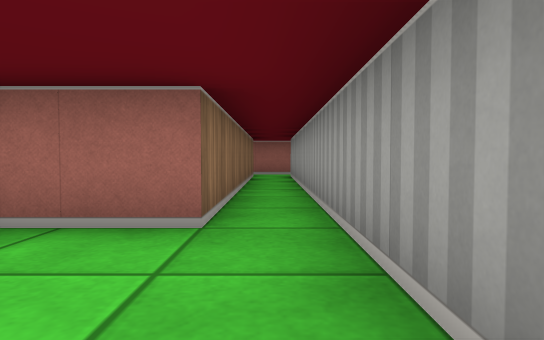
[1] (above)

16 first-person views from a walk through a cub3D maze. The camera is about half as high as the walls, tilts 2° down and sees 75° across. The floor is counted in squares. Each view is taken from the middle of a square. On the plan, view 1 faces up. The plan holds only what a view shows up to about 9 squares ahead; the rest is blank.

[2]
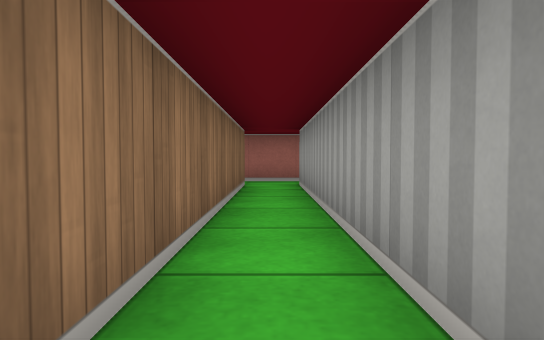

[3]
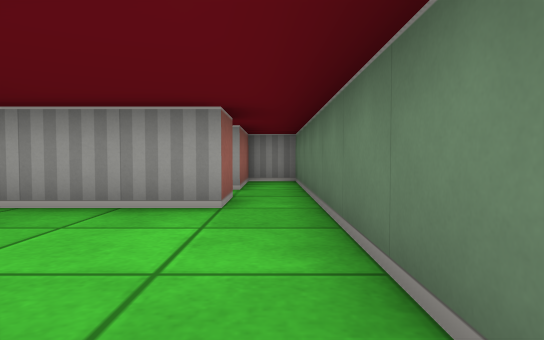

[4]
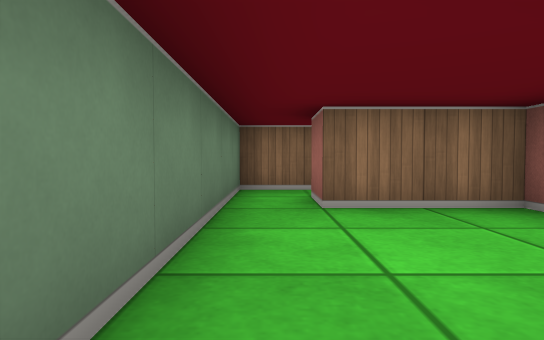

[5]
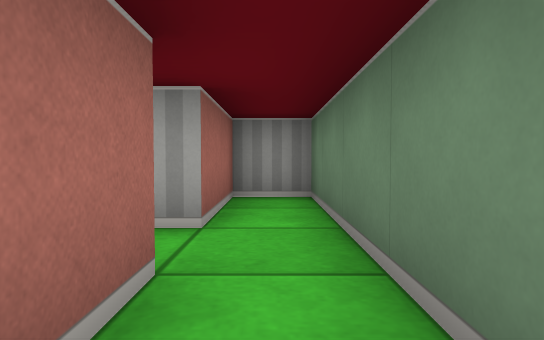

[6]
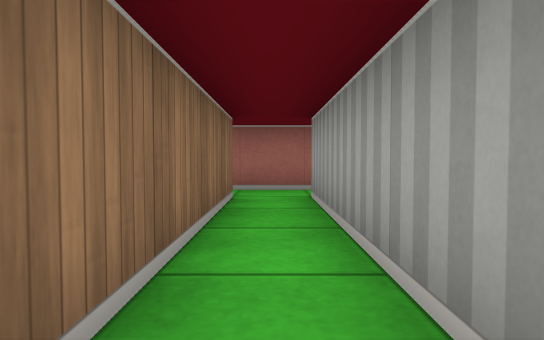

[7]
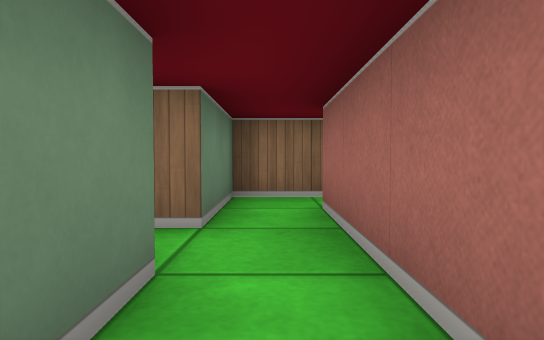

[8]
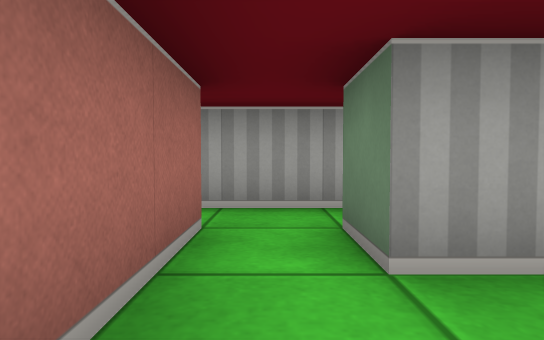

[9]
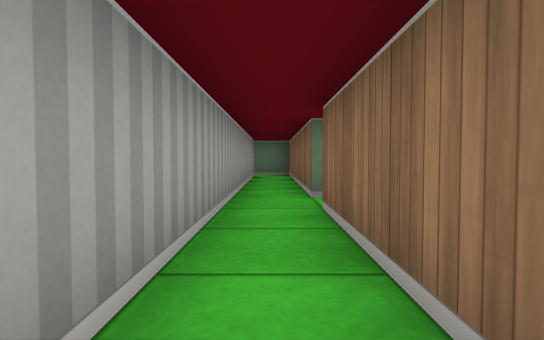

[10]
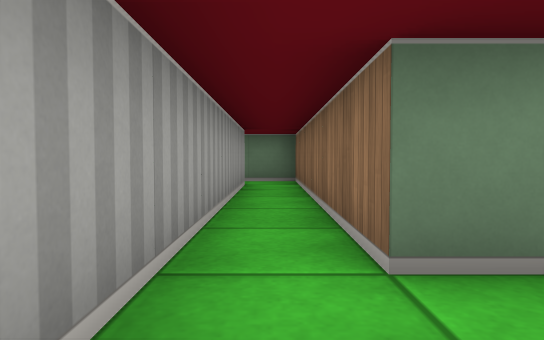

[11]
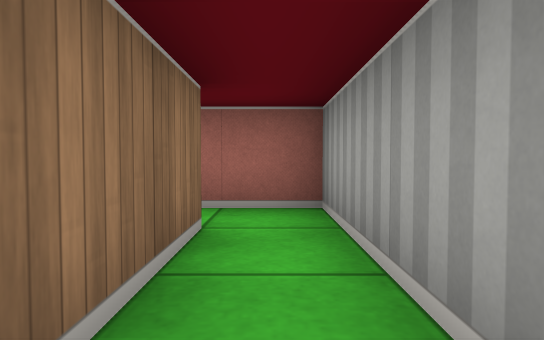

[12]
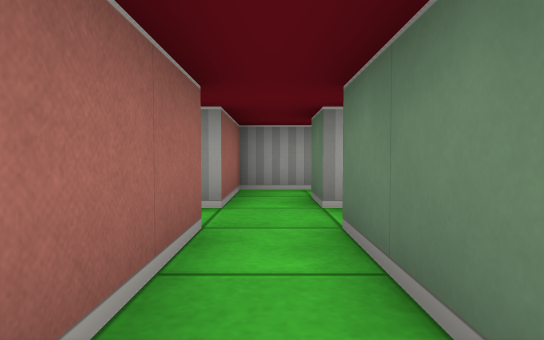

[13]
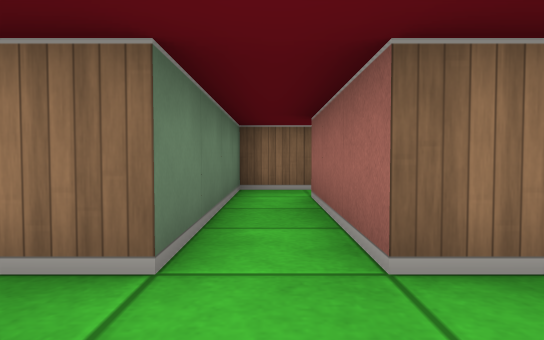

[14]
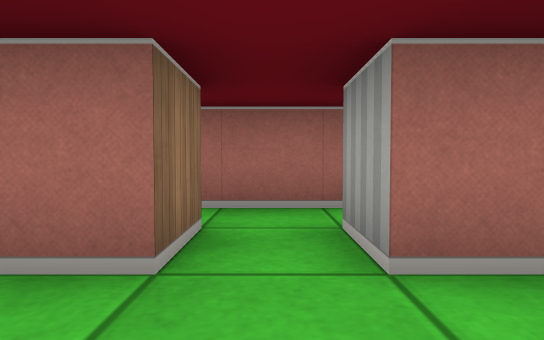

[15]
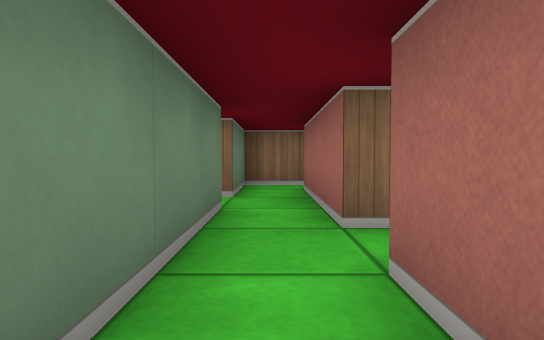

[16]
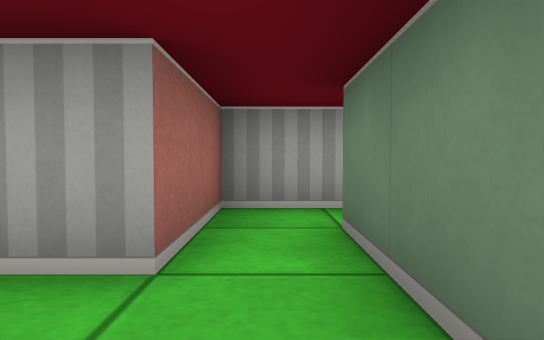

### Floor plan
Points are (right, up) in squares from view 1. A wall is a line through its corners. A room is listed if a view was taken in it or the views show most of it. See-through windows are left out.
Room 1 (views 1, 2, 3, 5, 6, 8)
walls: (0.5, 0.5) (0.5, 9.5); (-3.5, -0.5) (0.5, -0.5); (-1.5, 9.5) (-0.5, 9.5) (-0.5, 2.5) (-2.5, 2.5) (-2.5, 0.5) (-3.5, 0.5); (0.5, 10.5) (-1.5, 10.5)
ways out: opening at (1, 0) to room 2; opening at (1, 10) to room 3; opening at (-1, 10) to room 9; opening at (-3, 0)
Room 2 (view 4)
walls: (1.5, 0.5) (0.5, 0.5); (0.5, -0.5) (4.5, -0.5) (4.5, 0.5) (2.5, 0.5)
ways out: opening at (1, 0) to room 1; opening at (2, 1)
Room 3 (views 7, 9, 10, 11, 13)
walls: (0.5, 9.5) (1.5, 9.5) (1.5, 3.5) (2.6, 3.5); (2.5, 4.5) (2.5, 14.5) (0.5, 14.5); (0.5, 13.5) (1.5, 13.5) (1.5, 10.5) (0.5, 10.5)
ways out: opening at (1, 10) to room 1; opening at (1, 14) to room 4
Room 4 (view 12)
walls: (-0.5, 14.5) (-3.5, 14.5); (-4.5, 14.6) (-4.5, 13.5) (-0.5, 13.5)
ways out: opening at (1, 14) to room 3; opening at (0, 13) to room 5; opening at (0, 15) to room 8; opening at (-4, 14)
Room 5 (view 14)
walls: (-0.5, 13.5) (-0.5, 12.8)
ways out: opening at (0, 13) to room 4
Room 6 (view 15)
walls: (4.5, 15.2) (4.5, 16.5) (2.5, 16.5); (2.5, 15.5) (3.5, 15.5)
ways out: opening at (3, 16) to room 7; opening at (4, 15)
Room 7 (view 16)
walls: (0.5, 15.5) (2.5, 15.5); (1.5, 16.5) (0.5, 16.5)
ways out: opening at (3, 16) to room 6; opening at (1, 16) to room 8; opening at (2, 17)
Room 8 (no view inside)
walls: (0.5, 16.5) (-1.5, 16.5); (-1.5, 15.5) (-0.5, 15.5) (-0.5, 14.5); (0.5, 14.5) (0.5, 15.5)
ways out: opening at (0, 15) to room 4; opening at (1, 16) to room 7; opening at (-1, 16) to room 10
Room 9 (no view inside)
walls: (-2.5, 10.8) (-2.5, 9.5) (-1.5, 9.5)
ways out: opening at (-1, 10) to room 1; opening at (-2, 11)
Room 10 (no view inside)
walls: (-2.5, 16.6) (-2.5, 15.5) (-1.5, 15.5)
ways out: opening at (-1, 16) to room 8

Where each view was taken, in squares from view 1:
view 1: 0 up, 0 right, facing up
view 2: 3 up, 0 right, facing up
view 3: 0 up, 3 left, facing right
view 4: 0 up, 1 right, facing left
view 5: 0 up, 0 right, facing right
view 6: 5 up, 0 right, facing up
view 7: 10 up, 2 right, facing left
view 8: 10 up, 1 left, facing right
view 9: 14 up, 2 right, facing down
view 10: 11 up, 2 right, facing down
view 11: 11 up, 2 right, facing up
view 12: 14 up, 3 left, facing right
view 13: 14 up, 1 right, facing left
view 14: 13 up, 0 right, facing up
view 15: 16 up, 4 right, facing left
view 16: 16 up, 1 right, facing right
